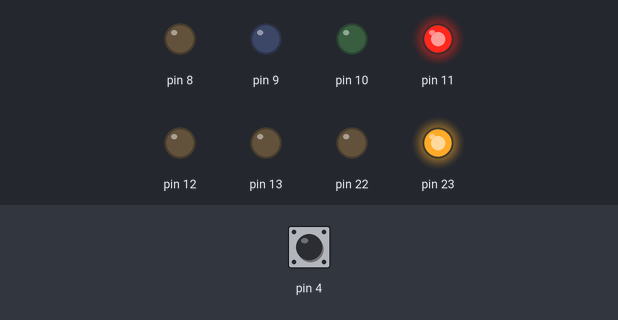
The sketch below on a simulated Arduino Uno, built with avr-gcc and run on an emulated ATmega328P. Shown: output pins drawn as LEDs (lit = HIGH). Dashed ring = blinking. Inputs (shaded band) come from the test bench; at power-on: pin 4 HIGH.

Above: at 1.2 s.
1.3 s: pin 4 pulled LOW for 3.2 s
At 7.0 s:
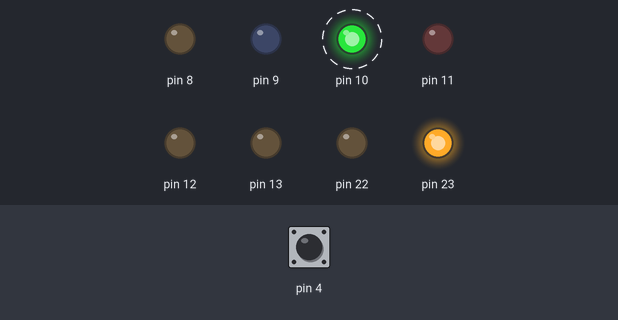
7.5 s: pin 4 pulled LOW for 0.15 s
At 10.0 s:
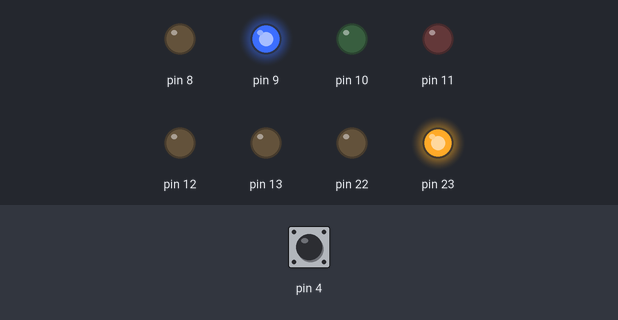
10.6 s: pin 4 pulled LOW for 1 s
At 13.4 s:
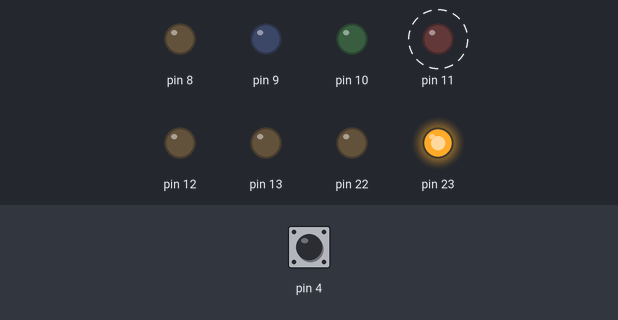
Timing chart, 0 to 20.6 s (numbered marks = the images above; inputs shaded):
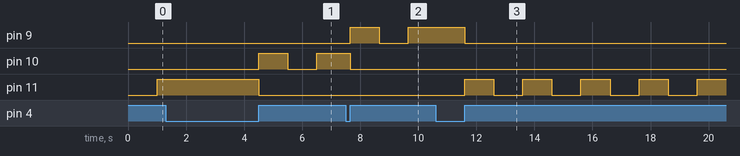

The sketch:

sketch.ino
```cpp
int led[3]={11,10,9};
unsigned long eZ=millis();
unsigned long yZ=millis();
byte ledSec=0;

void setup()
  {
    DDRB=0xFF;
    pinMode(4, INPUT_PULLUP);
    PORTB=0x80;
  }

void loop()
  {
    yZ=millis();

    if (yZ-eZ>1000)
      {
        eZ=millis();
        yZ=millis();
        if (ledSec==0)ledDegis(led[0],led[1],led[2]);
        if (ledSec==1)ledDegis(led[1],led[0],led[2]);
        if (ledSec==2)ledDegis(led[2],led[0],led[1]);
      }

    if (digitalRead(4)==0)
      {
        while(digitalRead(4)==0);
        ledSec=ledSec+1;
        if (ledSec==3)ledSec=0;
      }
  }

void ledDegis(int a,int b,int c)
  {
    digitalWrite(a, !digitalRead(a));
    digitalWrite(b, LOW);
    digitalWrite(c, LOW);
  }
```

Measured:
- after the input at 1.3 s, pin 10: LOW → HIGH after 3.2 s, → LOW 1.0 s later, → HIGH 1.0 s later
- after the input at 7.5 s, pin 9: LOW → HIGH after 0.15 s, → LOW 1.0 s later, → HIGH 1.0 s later
- after the input at 10.6 s, pin 11: alternates HIGH for 1.0 s and LOW for 1.0 s, starting after 1.0 s
